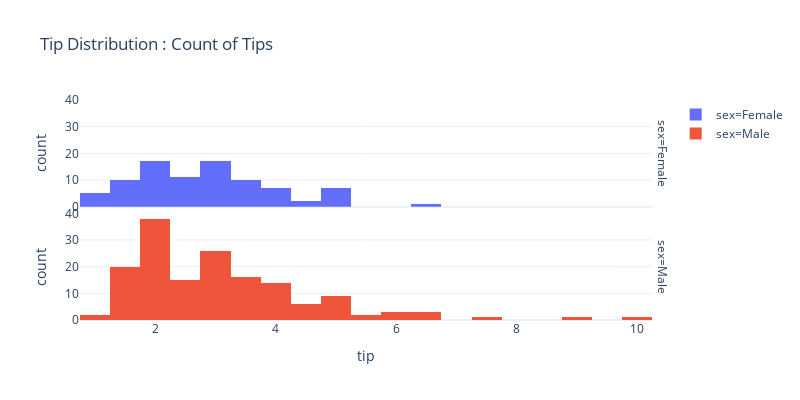

The code cell stored with this chart in its notebook:
### Markdown cell above
## Faceted Histogram

### Code cell
#Division de las graficas "facet_row='sex'" col
px.histogram(data_frame=df
             , x="tip"
             , color='sex'
             , width=800, height=400
             , facet_row='sex'
             , labels={'count':'Count of Tips'}
             , title="Tip Distribution : Count of Tips"
             , template='plotly_white'
             )

### Figure 1 — Plotly figure (JSON) as saved in the notebook; plotly's stock layout.template omitted (floating-point values rounded to 4 significant figures; data arrays with more than 128 entries replaced by an {"elided": "..."} marker saying what was removed)
{"data": [{"alignmentgroup": "True", "bingroup": "x", "hoverlabel": {"namelength": 0}, "hovertemplate": "sex=Female<br>tip=%{x}<br>count=%{y}", "legendgroup": "sex=Female", "marker": {"color": "#636efa"}, "name": "sex=Female", "offsetgroup": "sex=Female", "orientation": "v", "showlegend": true, "type": "histogram", "x": [1.01, 3.61, 5, 3.02, 1.67, 3.5, 2.75, 2.23, 3, 3, 2.45, 3.07, 2.6, 5.2, 1.5, 2.47, 1, 3, 3.14, 5, 2.2, 1.83, 5.17, 1, 4.3, 3.25, 2.5, 3, 2.5, 3.48, 4.08, 4, 1, 4, 3.5, 1.5, 1.8, 2.92, 1.68, 2.52, 4.2, 2, 2, 2.83, 1.5, 2, 3.25, 1.25, 2, 2, 2.75, 3.5, 5, 2.3, 1.5, 1.36, 1.63, 5.14, 3.75, 2.61, 2, 3, 1.61, 2, 4, 3.5, 3.5, 4.19, 5, 2, 2.01, 2, 2.5, 3.23, 2.23, 2.5, 6.5, 1.1, 3.09, 3.48, 3, 2.5, 2, 2.88, 4.67, 2, 3], "xaxis": "x2", "yaxis": "y2"}, {"alignmentgroup": "True", "bingroup": "x", "hoverlabel": {"namelength": 0}, "hovertemplate": "sex=Male<br>tip=%{x}<br>count=%{y}", "legendgroup": "sex=Male", "marker": {"color": "#EF553B"}, "name": "sex=Male", "offsetgroup": "sex=Male", "orientation": "v", "showlegend": true, "type": "histogram", "x": {"elided": "157 float values"}, "xaxis": "x", "yaxis": "y"}], "layout": {"annotations": [{"font": {}, "showarrow": false, "text": "sex=Male", "textangle": 90, "x": 0.98, "xanchor": "left", "xref": "paper", "y": 0.2425, "yanchor": "middle", "yref": "paper"}, {"font": {}, "showarrow": false, "text": "sex=Female", "textangle": 90, "x": 0.98, "xanchor": "left", "xref": "paper", "y": 0.7575, "yanchor": "middle", "yref": "paper"}], "barmode": "relative", "height": 400, "legend": {"tracegroupgap": 0}, "title": {"text": "Tip Distribution : Count of Tips"}, "width": 800, "xaxis": {"anchor": "y", "domain": [0, 0.98], "title": {"text": "tip"}}, "xaxis2": {"anchor": "y2", "domain": [0, 0.98], "matches": "x", "showticklabels": false}, "yaxis": {"anchor": "x", "domain": [0, 0.485], "title": {"text": "count"}}, "yaxis2": {"anchor": "x2", "domain": [0.515, 1], "matches": "y", "title": {"text": "count"}}}}
